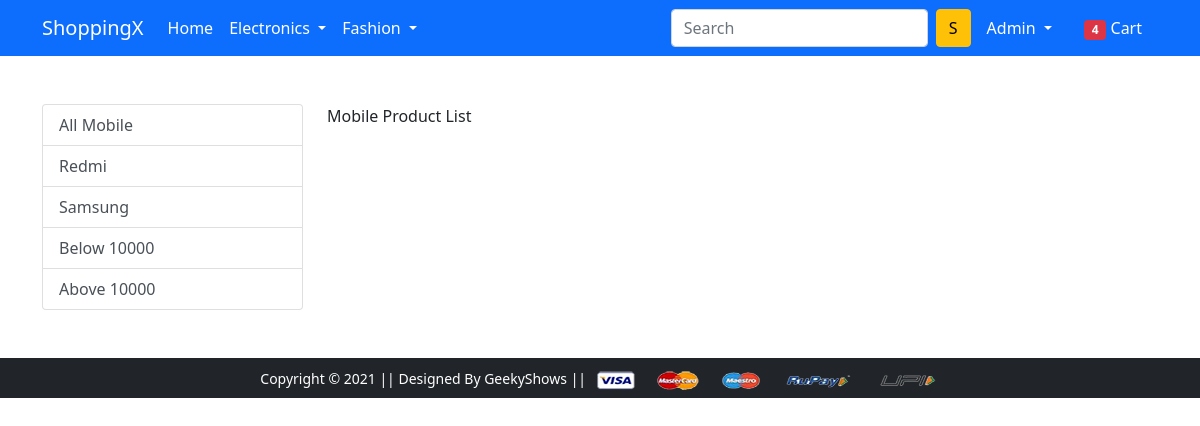
Before: /mobile/ (signed in) with the older database file.
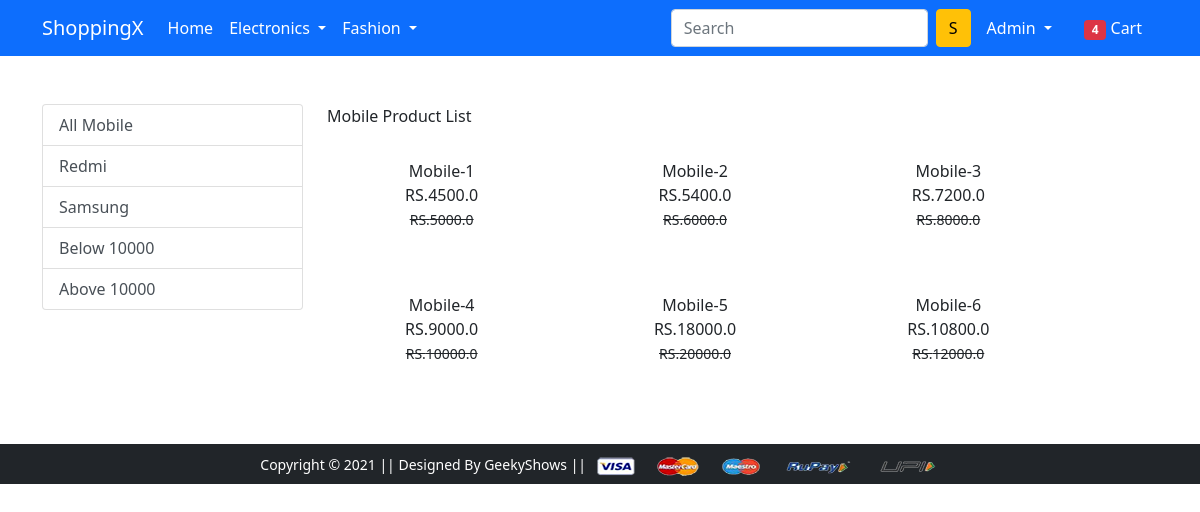
After: the same page with the newer database file.
### app/models.py (models this page shows, shortened)
class Product(models.Model):
    title=models.CharField(max_length=100)
    selling_price=models.FloatField()
    discounted_price = models.FloatField()
    description = models.TextField()
    brand = models.CharField(max_length=200)
    category= models.CharField(choices=CATEGORY_CHOICES,max_length=10)
    product_image = models.ImageField(upload_to='productimg')

### app/views.py (the view)
# urls.py: path('mobile/', views.mobile, name='mobile'),
@login_required
def mobile(request, data=None):
    print(data)
    if data is None:
        mobile = Product.objects.filter(category='M')
    elif data == 'Redmi' or data == 'Samsung':
        mobile = Product.objects.filter(category='M').filter(brand=data)
    elif data=='below':
        mobile = Product.objects.filter(category='M').filter(discounted_price__lt=10000)
    elif data == 'above':
        mobile = Product.objects.filter(category='M').filter(discounted_price__gt=10000)
    return render(request, 'app/mobile.html', {'mobile': mobile})

### app/templates/app/mobile.html (shortened to what this page needs)
{% extends 'app/base.html' %}
{% load static %}
{% block main-content %}
<div class="container my-5">
 <div class="row">
  <div class="col-sm-3">
   <div class="list-group">
    <a href="{% url 'mobile' %}" class="list-group-item list-group-item-action" aria-current="true">All Mobile</a>
     <a href="{% url 'mobiledata' 'Redmi' %}" class="list-group-item list-group-item-action" aria-current="true">Redmi</a>
     <a href="{% url 'mobiledata' 'Samsung' %}" class="list-group-item list-group-item-action" aria-current="true">Samsung</a>
     <a href="{% url 'mobiledata' 'below' %}" class="list-group-item list-group-item-action" aria-current="true">Below 10000</a>
 <a href="{% url 'mobiledata' 'above' %}" class="list-group-item list-group-item-action" aria-current="true">Above 10000</a>
  </div>
  </div>
  <div class="col-sm-8">
   Mobile Product List
   <div class="row">
    {% for product in mobile %}
    <div class="col-sm-4 text-center mb-4">
     <a href="{% url 'product-detail' product.id %}" class="btn">
      <div class="item">
       <div class="fw-fold">{{product.title}}</div>
       <div class="fw-fold">RS.{{product.discounted_price}}</div>
       <small class="fw-light text-decoration-line-through">RS.{{product.selling_price}}</small>
      </div>
     </a>
    </div>
  {% endfor %}
   </div>
  </div>
 </div>
</div>
{% endblock main-content %}

### app/templates/app/base.html (shortened to what this page needs)
<!doctype html>
{% load static %}
<html lang="en">
  <head>
    <link href="https://cdn.jsdelivr.net/npm/bootstrap@5.0.0-beta1/dist/css/bootstrap.min.css" rel="stylesheet">
    <link rel="stylesheet" href="{% static 'app/css/owl.carousel.min.css' %}">
    <link rel="stylesheet" href="{% static 'app/css/all.min.css' %}">
    <link rel="stylesheet" href="{% static 'app/css/style.css' %}">
  </head>
  <body>
    <nav class="navbar navbar-expand-lg navbar-dark bg-primary">
     <div class="container">
       <a class="navbar-brand" href="/">ShoppingX</a>
       <div class="collapse navbar-collapse" id="navbarSupportedContent">
         <ul class="navbar-nav me-auto mb-2 mb-lg-0">
           <li class="nav-item">
             <a class="nav-link active" aria-current="page" href="/">Home</a>
           </li>
           <li class="nav-item dropdown">
             <a class="nav-link dropdown-toggle text-white" href="#" id="electronicsDropdown" role="button" data-bs-toggle="dropdown" aria-expanded="false">
               Electronics
             </a>
           </li>
           <li class="nav-item dropdown">
             <a class="nav-link dropdown-toggle text-white" href="#" id="fashionDropdown" role="button" data-bs-toggle="dropdown" aria-expanded="false">
               Fashion
             </a>
           </li>
         </ul>
         <form class="d-flex">
           <input class="form-control me-2" type="search" placeholder="Search" aria-label="Search">
           <button class="btn btn-warning" type="submit">S</button>
         </form>
         <div>
          <ul class="navbar-nav me-auto mb-2 mb-lg-0">
              {% if request.user.is_authenticated %}
           <li class="nav-item dropdown mx-2">
              <a class="nav-link dropdown-toggle text-white" href="#" id="profileDropdown" role="button" data-bs-toggle="dropdown" aria-expanded="false">
                  {{request.user.username|capfirst}}
              </a>
            </li>
            <li class="nav-item mx-2">
             <a href="{% url 'showcart' %}" class="nav-link text-white"><span class="badge bg-danger">4</span> Cart </a>
            </li>
              {% endif %}
          </ul>
         </div>
       </div>
     </div>
    </nav>
    {% block main-content %} {% endblock main-content %}
    <footer class="container-fluid bg-dark text-center p-2 mt-5">
        <small class="text-white">Copyright &copy; 2021 || Designed By GeekyShows || </small>
        <img src="{% static 'app/images/payment.png' %}" alt="" srcset="" class="img-fluid" height="2px">
    </footer>
  </body>
</html>

Changed rows visible on the page:
added Product: title "Mobile-1", discounted_price "4500.0", selling_price "5000.0"
added Product: title "Mobile-2", discounted_price "5400.0", selling_price "6000.0"
added Product: title "Mobile-3", discounted_price "7200.0", selling_price "8000.0"
added Product: title "Mobile-4", discounted_price "9000.0", selling_price "10000.0"
added Product: title "Mobile-5", discounted_price "18000.0", selling_price "20000.0"
added Product: title "Mobile-6", discounted_price "10800.0", selling_price "12000.0"
